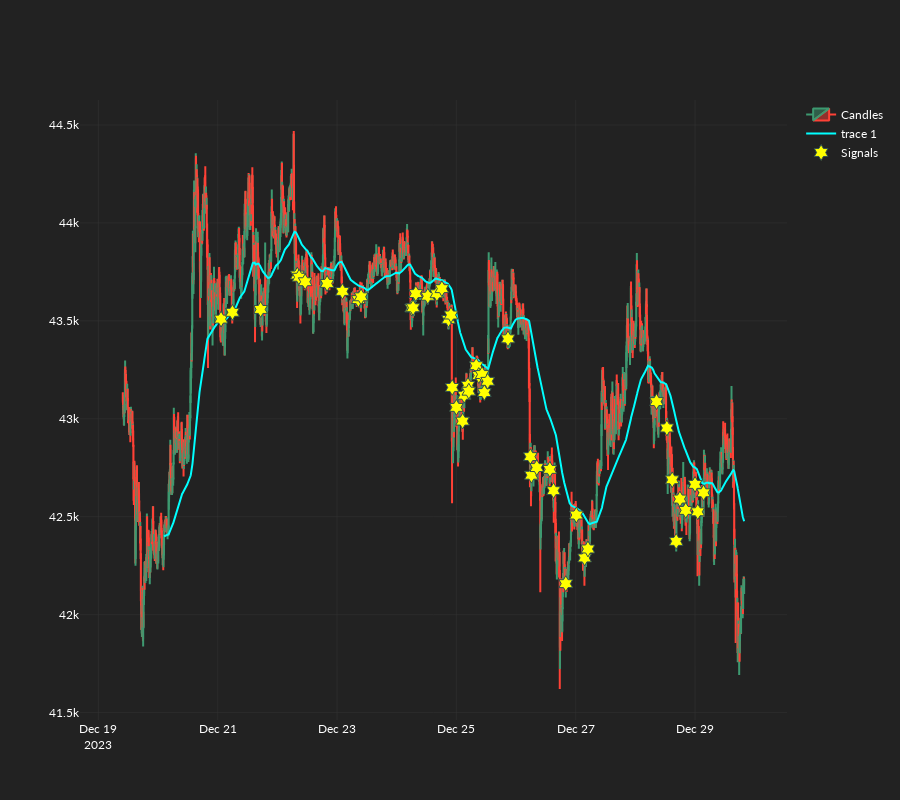

The notebook cell this image was saved under:
### Code cell
strat.plot_signals(candles=candles)

### Figure 1 — Plotly figure (JSON) as saved in the notebook; plotly's stock layout.template omitted (floating-point values rounded to 4 significant figures; data arrays with more than 128 entries replaced by an {"elided": "..."} marker saying what was removed)
{"data": [{"close": {"elided": "3000 float values"}, "high": {"elided": "3000 float values"}, "low": {"elided": "3000 float values"}, "name": "Candles", "open": {"elided": "3000 float values"}, "type": "candlestick", "x": {"elided": "3000 str values"}}, {"line": {"color": "aqua"}, "type": "scatter", "x": {"elided": "3000 str values"}, "y": {"elided": "3000 float values"}}, {"marker": {"color": "yellow", "line": {"color": "DarkSlateGrey", "width": 1}, "size": 12, "symbol": "hexagram"}, "mode": "markers", "name": "Signals", "type": "scatter", "x": {"elided": "3000 str values"}, "y": {"elided": "3000 float values"}}], "layout": {"height": 800, "xaxis": {"rangeslider": {"visible": false}}}}
